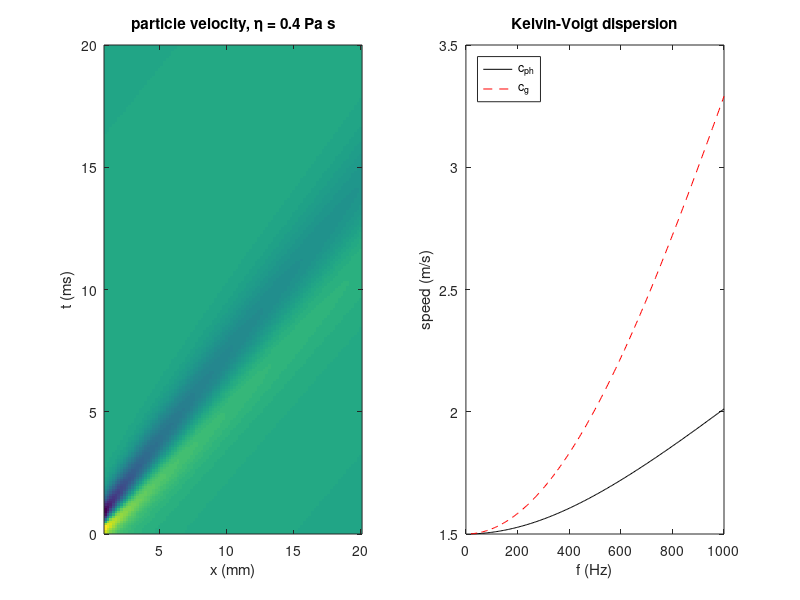

Write MATLAB code to recreate this figure.
%% m30_shear_wave_tof_kf.m
% Purpose : Shear-wave speed estimators on one simulated push. Cylindrical
%           wave from a 200 us line push (sigma = 0.35 mm) in a Kelvin-Voigt
%           medium, far-field 2D Green's function
%             U(r,w) ~ S(w) exp(-j k r) / (mu* sqrt(k r)),  k = w sqrt(rho/mu*)
%           on an FFT grid (frame rate 10 kHz, 512 frames), particle velocity.
%           Estimators from 3 to 11 mm: time-to-peak (TTP) regression,
%           (peak searched within +-2 ms of the previous trace's peak),
%           cross-correlation (XC) delay regression, and the k-f phase
%           velocity (2D FFT, Hann window in x). Monte Carlo over noise.
% Change  : c0, eta, snrdB, x2 (window end), fr (frame rate), nMC.
% Expect  : eta = 0: all estimators return 1.50 m/s. eta = 0.4 Pa s:
%           c_ph(200 Hz) = 1.528 m/s, c_g(200 Hz) = 1.584 m/s; TTP on
%           particle velocity reads above c_ph (about 1.6-1.9 m/s), XC close
%           to c_ph at the trace centroid frequency (std over 40 noise draws
%           at 30 dB printed for each estimator).
rng(1);
rho = 1000; c0 = 1.5; fr = 10e3; Nt = 512; Tp = 200e-6; sr = 0.35e-3;
dx = 0.2e-3; x = (1e-3:dx:20e-3)'; nx = numel(x);
x1 = 3e-3; x2 = 11e-3; snrdB = 30; nMC = 40;
m = (1:Nt/2)'; f = m*fr/Nt; w = 2*pi*f;
etaList = [0 0.4];
for eta = etaList
  mu = rho*c0^2; ms = mu + 1j*w*eta; k = w.*sqrt(rho./ms);
  if any(imag(k) > 0), k = conj(k); end            % choose the decaying root
  S = (1 - exp(-1j*w*Tp))./(1j*w); hp = 1 - exp(-(f/30).^2); sp = exp(-real(k).^2*sr^2/2);
  V = zeros(Nt, nx);
  for ix = 1:nx
    G = exp(-1j*k*x(ix) + 1j*pi/4)./sqrt(k*x(ix))./ms;
    Z = 1j*w.*S.*G.*hp.*sp;                         % particle velocity spectrum
    full = zeros(Nt,1); full(2:Nt/2) = Z(1:end-1); full(Nt/2+1) = real(Z(end)); full(Nt/2+2:end) = conj(Z(end-1:-1:1));
    V(:,ix) = real(ifft(full));
  end
  sel = find(x >= x1 - 1e-9 & x <= x2 + 1e-9); xs = x(sel);
  cph = @(ff) 2*pi*ff./real(2*pi*ff.*sqrt(rho./(mu + 1j*2*pi*ff*eta)));
  hh = 0.5; cg = @(ff) 2*pi*2*hh./(real(2*pi*(ff+hh).*sqrt(rho./(mu + 1j*2*pi*(ff+hh)*eta))) - real(2*pi*(ff-hh).*sqrt(rho./(mu + 1j*2*pi*(ff-hh)*eta))));
  P = abs(fft(V(:, sel(1)))).^2; fcen = sum(P(2:Nt/2).*f(1:end-1))/sum(P(2:Nt/2));
  pk = max(abs(V(:, sel(1))));
  cT = zeros(nMC,1); cX = cT; cK = cT;
  for it = 1:nMC
    Vn = V(:, sel) + pk*10^(-snrdB/20)*randn(Nt, numel(sel));
    % TTP
    tt = zeros(numel(sel),1);
    for q = 1:numel(sel)
      if q == 1, rg = 1:round(0.01*fr); else, rg = max(1, imPrev - round(0.002*fr)):min(Nt, imPrev + round(0.002*fr)); end
      [~, im] = max(Vn(rg,q)); im = im + rg(1) - 1; imPrev = im; d = 0;
      if im > 1 && im < Nt, a = Vn(im-1,q); b = Vn(im,q); g = Vn(im+1,q); den = a - 2*b + g; if den < 0, d = 0.5*(a - g)/den; end, end
      tt(q) = (im - 1 + d)/fr;
    end
    pT = [xs ones(size(xs))]\tt; cT(it) = 1/pT(1);
    % XC versus first trace, FFT with zero padding
    NF = 1024; R0 = fft(Vn(:,1), NF); lg = zeros(numel(sel),1);
    for q = 1:numel(sel)
      cc = real(ifft(fft(Vn(:,q), NF).*conj(R0))); maxL = round(0.03*fr); [~, im] = max(cc(1:maxL+1)); d = 0;
      if im > 1, a = cc(im-1); b = cc(im); g = cc(im+1); den = a - 2*b + g; if den < 0, d = 0.5*(a - g)/den; end, end
      lg(q) = (im - 1 + d)/fr;
    end
    pX = [xs ones(size(xs))]\lg; cX(it) = 1/pX(1);
    % k-f at 200 Hz bin
    nW = numel(sel); win = 0.5 - 0.5*cos(2*pi*((1:nW)' - 0.5)/nW);
    TF = fft(Vn); mb = round(200/(fr/Nt)) + 1; row = TF(mb, :).'.*win;
    NK = 256; K = abs(fft(row, NK)); Kn = [K(1); K(end:-1:2)];   % index q -> k = q*dk (wave e^{-jkx})
    [~, iq] = max(Kn(1:NK/2)); d = 0; if iq > 1, a = Kn(iq-1); b = Kn(iq); g = Kn(iq+1); den = a - 2*b + g; if den < 0, d = 0.5*(a - g)/den; end, end
    kk = (iq - 1 + d)*2*pi/(NK*dx); cK(it) = 2*pi*(mb - 1)*fr/Nt/kk;
  end
  fprintf('\neta = %.1f Pa s (c0 = %.2f m/s), window %.0f-%.0f mm, %d dB, %d draws\n', eta, c0, x1*1e3, x2*1e3, snrdB, nMC);
  fprintf('  centroid frequency of the trace at 3 mm: %.0f Hz; c_ph = %.3f, c_g = %.3f m/s there\n', fcen, cph(fcen), cg(fcen));
  fprintf('  theory: c_ph(200 Hz) = %.3f m/s, c_g(200 Hz) = %.3f m/s\n', cph(200), cg(200));
  fprintf('  TTP  : %.3f +- %.3f m/s\n', mean(cT), std(cT));
  fprintf('  XC   : %.3f +- %.3f m/s\n', mean(cX), std(cX));
  fprintf('  k-f  : c_ph(200 Hz) = %.3f +- %.3f m/s\n', mean(cK), std(cK));
  if eta > 0
    figure(1); subplot(1,2,1); imagesc(x*1e3, (0:Nt-1)/fr*1e3, V.*sqrt(x')); axis xy; ylim([0 20]); xlabel('x (mm)'); ylabel('t (ms)'); title('particle velocity, \eta = 0.4 Pa s');
    subplot(1,2,2); ff = 20:5:1000; plot(ff, cph(ff), 'k', ff, cg(ff), 'r--'); xlabel('f (Hz)'); ylabel('speed (m/s)'); legend('c_{ph}', 'c_g', 'location', 'northwest'); title('Kelvin-Voigt dispersion');
  end
end
% precision scaling of (30.11)
c = 2; sig_t = 50e-6; L = 10e-3; N = 51; dxs = L/(N-1);
fprintf('\n(30.11): c = 2 m/s, sigma_t = 50 us, L = 10 mm, N = 51: sigma_c/c = %.2f %%\n', 100*c*sig_t/dxs*sqrt(12/(N*(N^2-1))));
